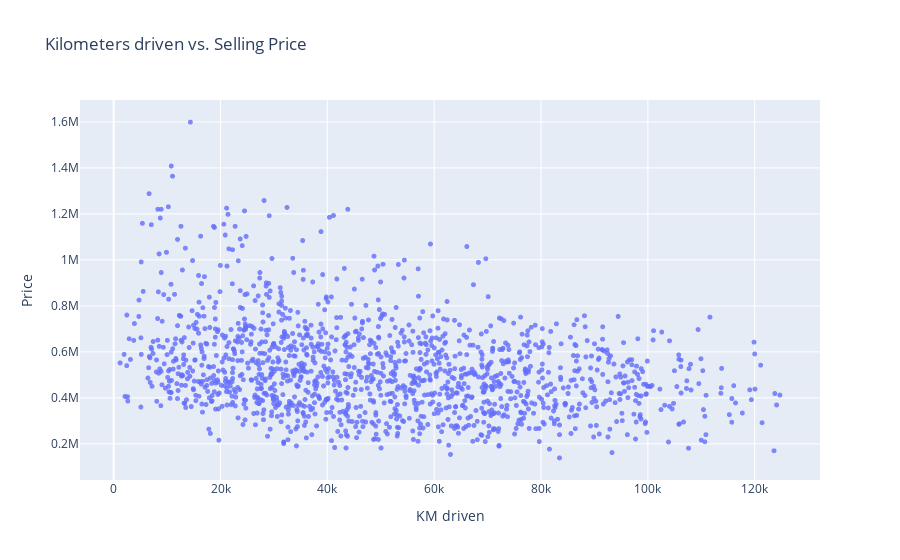

The notebook cell this image was saved under:
### Code cell
fig = px.scatter(a, 
                 x=a['KM driven'],
                 y=a['Price'], 
                 opacity=0.8, 
                 title='Kilometers driven vs. Selling Price')
fig.update_traces(marker_size=5)
fig.show()

### Figure 1 — Plotly figure (JSON) as saved in the notebook; plotly's stock layout.template omitted (floating-point values rounded to 4 significant figures; data arrays with more than 128 entries replaced by an {"elided": "..."} marker saying what was removed)
{"data": [{"hovertemplate": "KM driven=%{x}<br>Price=%{y}<extra></extra>", "legendgroup": "", "marker": {"color": "#636efa", "opacity": 0.8, "size": 5, "symbol": "circle"}, "mode": "markers", "name": "", "showlegend": false, "type": "scattergl", "x": {"elided": "1445 int values"}, "xaxis": "x", "y": {"elided": "1445 int values"}, "yaxis": "y"}], "layout": {"legend": {"tracegroupgap": 0}, "title": {"text": "Kilometers driven vs. Selling Price"}, "xaxis": {"anchor": "y", "domain": [0, 1], "title": {"text": "KM driven"}}, "yaxis": {"anchor": "x", "domain": [0, 1], "title": {"text": "Price"}}}}
